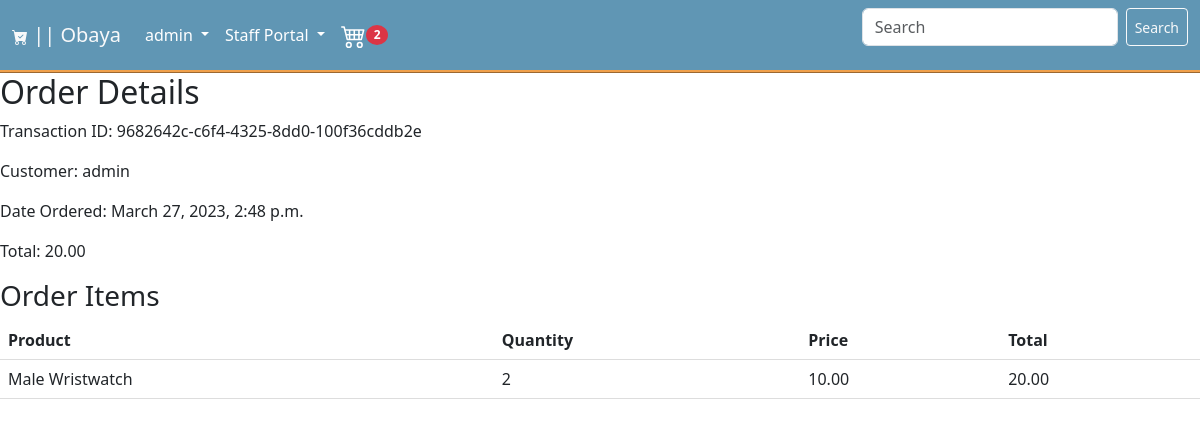
/orders/9682642cc6f443258dd0100f36cddb2e (signed in), run on an earlier commit of the app's database.
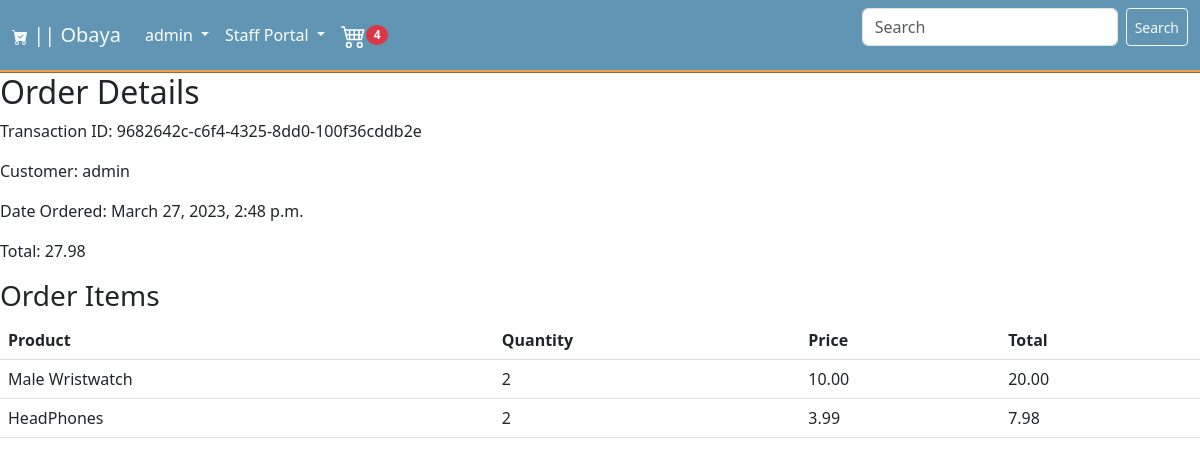
And on a later commit of the database.
### store/models.py (models this page shows, shortened)
class Order(models.Model):
    customer = models.ForeignKey(Customer, related_name='orders', null=True, blank=True, on_delete =models.CASCADE )
    billing_address = models.ForeignKey(BillingAddress, on_delete=models.SET_NULL, blank=True, null=True, related_name='billing_address_order_set')
    date_ordered = models.DateTimeField(auto_now_add=True)
    complete = models.BooleanField(default=False, null=True, blank=False)
    transaction_id = models.UUIDField(default=uuid.uuid4, primary_key=True)
    @property
    def get_cart_total(self):
        orderitems = self.orderitem_set.all()
        total = sum([item.get_total() for item in orderitems])
        return total
    @property
    def get_cart_items(self):
        orderitems = self.orderitem_set.all()
        total = sum([item.quantity for item in orderitems])
        return total

class OrderItem(models.Model):
    product = models.ForeignKey(Product, on_delete=models.SET_NULL, blank=True, null=True)
    order = models.ForeignKey(Order, on_delete=models.SET_NULL, blank=True, null=True)
    quantity = models.IntegerField(default=0, null=True, blank=True)
    date_added = models.DateTimeField(default=timezone.now)
    def get_total(self):
        total = self.product.price * self.quantity
        return total

class Product(models.Model):
    name = models.CharField(max_length=225, null=True)
    image = models.ImageField(blank=False, null=False)
    description = models.CharField(null=True, blank=True,max_length=50)
    category = models.ForeignKey(Categories, on_delete=models.CASCADE, related_name = 'product_category', null = True)
    price = models.DecimalField(max_digits=7, decimal_places=2)
    digital = models.BooleanField(default=False, null=True, blank=True)
    date_added = models.DateTimeField(default=timezone.now)
    def __str__(self):
        return str(self.name)

class Customer(models.Model):
    user = models.OneToOneField(settings.AUTH_USER_MODEL, on_delete=models.CASCADE, null=True)
    billing_address = models.ForeignKey(BillingAddress, related_name='customers', on_delete=models.SET_NULL, null=True, blank=True)
    def __str__(self):
        return str(self.user)

### store/views.py (the view)
# urls.py: path("orders/<str:pk>", OrderDetail.as_view(), name="order_detail"),
class OrderDetail(StaffRequiredMixin,DetailView):
    model = Order
    template_name = 'customer/order_detail.html'
    def get_context_data(self, **kwargs):
        context = super().get_context_data(**kwargs)
        order = self.get_object()
        order_items = order.orderitem_set.all()
        context['order_items'] = order_items
        return context

### store/views.py (called while the page is built)
    def test_func(self):
        return self.request.user.is_staff

### store/templates/customer/order_detail.html (shortened to what this page needs)
{% extends 'base.html' %}
{% load static %}
{% block content %}
<link rel="stylesheet" type="text/css" href="{% static 'css/orders.css' %}">
    <div class="row">
        <div class="col">
            <h2>Order Details</h2>
            <p>Transaction ID: {{ order.transaction_id }}</p>
            <p>Customer: {{ order.customer }}</p>
            <p>Date Ordered: {{ order.date_ordered }}</p>
            <p>Total: {{ order.get_cart_total }}</p>
            <h3>Order Items</h3>
            <table class=' mb-5'>
                <thead>
                    <tr>
                        <th>Product</th>
                        <th>Quantity</th>
                        <th>Price</th>
                        <th>Total</th>
                    </tr>
                </thead>
                <tbody>
                    {% for item in order_items%}
                        <tr>
                            <td>{{ item.product }}</td>
                            <td>{{ item.quantity }}</td>
                            <td>{{ item.product.price }}</td>
                            <td>{{ item.get_total }}</td>
                        </tr>
                    {% endfor %}
                </tbody>
            </table>
        </div>
    </div>
{% endblock content %}

### store/templates/base.html (shortened to what this page needs)
{% load static %}
{% load bootstrap5 %}
{% bootstrap_css %}
<!DOCTYPE html>
<html lang="en">
<head>
    <link rel="stylesheet" type="text/css" href="{% static 'css/base.css' %}">
</head>
<body>
    <nav class="navbar navbar-expand-lg bg-secondary">
        <div class="container-fluid">
          <a class="navbar-brand text-light" href="{% url 'store' %}"> || Obaya</a>
          <div class="collapse navbar-collapse" id="navbarSupportedContent">
            <ul class="navbar-nav me-auto mb-2 mb-lg-0">
              <li class="nav-item dropdown">
                {% if user.is_authenticated%}
                    <a class="nav-link dropdown-toggle" href="#" role="button" data-bs-toggle="dropdown" aria-expanded="false">
                      {{user.username}}
                    </a>
                {% endif %}
              </li>
              <li class="nav-item dropdown">
                {% if user.is_authenticated and user.is_staff%}
                    <a class="nav-link dropdown-toggle" href="#" role="button" data-bs-toggle="dropdown" aria-expanded="false">
                      Staff Portal
                    </a>
                {% endif %}
              </li>
              <li class="nav-item">
                <a class="nav-link" href=" {% url 'cart' %} "><small class='badge bg-danger rounded-circle'id='cart-badge'>
                 {{order.get_cart_items}}
                </small></a>
              </li>
            </ul>
            <form class="d-flex" method="GET" action="{% url 'store' %}">
              <input class="form-control me-2" type="search" placeholder="Search" aria-label="Search" name="q" style='width:16rem;'>
              <button class="btn btn-sm btn-outline-light text-light" type="submit">Search</button>
            </form>
          </div>
        </div>
    </nav>
{% block content %}
{% endblock content %}
</body>
</html>

What changed in the data, as far as the page shows it:
computed for Order "9682642c-c6f4-4325-8dd0-100f36cddb2e": get_cart_items "2" → "4"; get_cart_total "20.00" → "27.98"
added OrderItem: product "HeadPhones", quantity "2", product.price "3.99", get_total "7.98"
